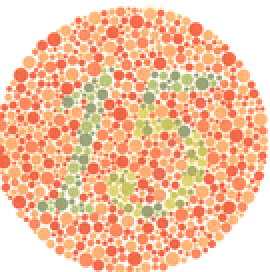
#> input picture PS/PS5/image_15.png, 135 x 136 px, shrunk from 270 x 271 before the run, found by its file name (shown 2 times larger)
$ python ps5.py
#> lines starting #> are read from the running program, lines starting #| are printed output that depends on the picture
"""
# Problem Set 5
# Name: Asep
# Collaborators:
"""

from PIL import Image, ImageFont, ImageDraw
import os
import numpy


# [38 lines left out: functions make_matrix, matrix_multiply, not called in this run]


def img_to_pix(filename):
    """
    Takes a filename (must be inputted as a string
    with proper file attachment ex: .jpg, .png)
    and converts to a list of representing pixels.

    For RGB images, each pixel is a tuple containing (R,G,B) values.
    For BW images, each pixel is an integer.

    # Note: Don't worry about determining if an image is RGB or BW.
            The PIL library functions you use will return the
            correct pixel values for either image mode.

    Returns the list of pixels.

    Inputs:
        filename: string representing an image file, such as 'lenna.jpg'
        returns: list of pixel values
                 in form (R,G,B) such as [(0,0,0),(255,255,255),(38,29,58)...] for RGB image
                 in form L such as [60,66,72...] for BW image
    """

    with Image.open(filename) as img:
        pixels = list(img.getdata())
    return pixels


# [38 lines left out: functions pix_to_img, filter, not called in this run]


def extract_end_bits(num_end_bits, pixel):
    """
    Extracts the last num_end_bits of each value of a given pixel.

    example for BW pixel:
        num_end_bits = 5
        pixel = 214

        214 in binary is 11010110.
        The last 5 bits of 11010110 are 10110.
                              ^^^^^
        The integer representation of 10110 is 22, so we return 22.

    example for RBG pixel:
        num_end_bits = 2
        pixel = (214, 17, 8)

        last 3 bits of 214 = 110 --> 6
        last 3 bits of 17 = 001 --> 1
        last 3 bits of 8 = 000 --> 0

        so we return (6,1,0)

    Inputs:
        num_end_bits: the number of end bits to extract
        pixel: an integer between 0 and 255, or a tuple of RGB values between 0 and 255

    Returns:
        The num_end_bits of pixel, as an integer (BW) or tuple of integers (RGB).
    """
    bitmask = (1 << num_end_bits) -1

    if isinstance(pixel,int):
        return pixel & bitmask

    elif isinstance(pixel, tuple) and len(pixel) == 3:
        return tuple(channel & bitmask for channel in pixel)

    else:
        raise ValueError("Invalid pixel format. Must be an integer or an RGB tuple.")


def reveal_bw_image(filename):
    """
    Extracts the single LSB for each pixel in the BW input image.
    Inputs:
        filename: string, input BW file to be processed
    Returns:
        result: an Image object containing the hidden image
    """
    im = Image.open(filename).convert('L')
    width, height = im.size
    result = Image.new('L', (width, height))
    pixels = im.load()
    result_pixels = result.load()

    for y in range(height):
        for x in range(width):
            value = pixels[x, y]
            lsb = extract_end_bits(1, value)
            result_pixels[x, y] = 255 if lsb else 0

    return result


def reveal_color_image(filename):
    """
    Extracts the 3 LSBs for each pixel in the RGB input image.
    Inputs:
        filename: string, input RGB file to be processed
    Returns:
        result: an Image object containing the hidden image
    """
    im = Image.open(filename).convert('RGB')
    width, height = im.size
    result = Image.new('RGB', (width, height))
    pixels = im.load()
    result_pixels = result.load()

    for y in range(height):
        for x in range(width):
            pixel = pixels[x, y]
            r, g, b = extract_end_bits(3, pixel)
            result_pixels[x, y] = (r, g, b)

    return result


def reveal_image(filename):
    """
    Extracts the single LSB (for a BW image) or the 3 LSBs (for a
    color image) for each pixel in the input image. Hint: you can
    use a function to determine the mode of the input image (BW or
    RGB) and then use this mode to determine how to process the image.
    Inputs:
        filename: string, input BW or RGB file to be processed
    Returns:
        result: an Image object containing the hidden image
    """
    im = Image.open(filename)
    if im.mode == '1' or im.mode == 'L':
        return(reveal_bw_image(filename))
    elif im.mode == 'RGB':
        return(reveal_color_image(filename))
    else:
        raise Exception("Invalid mode %s" % im.mode)


# [17 lines left out: function draw_kerb, not called in this run]


def main():

    # Uncomment the following lines to test part 1

    im = Image.open('PS/PS5/image_15.png')
#> im is the input picture: PIL image 135x136 RGB; mean R, G, B 245.9, 195.8, 164.5
    width, height = im.size
#> width = 135; height = 136
    pixels = img_to_pix('PS/PS5/image_15.png')
#> in img_to_pix, `pixels = list(img.getdata())`: pixels = 18360 items, first 6: (255, 255, 255), (255, 255, 255), (255, 255, 255), (255, 255, 255), (255, 255, 255), (255, 255, 255)


    # [14 lines of commented-out code are left out]
    im = reveal_image('PS/PS5/hidden1.bmp')
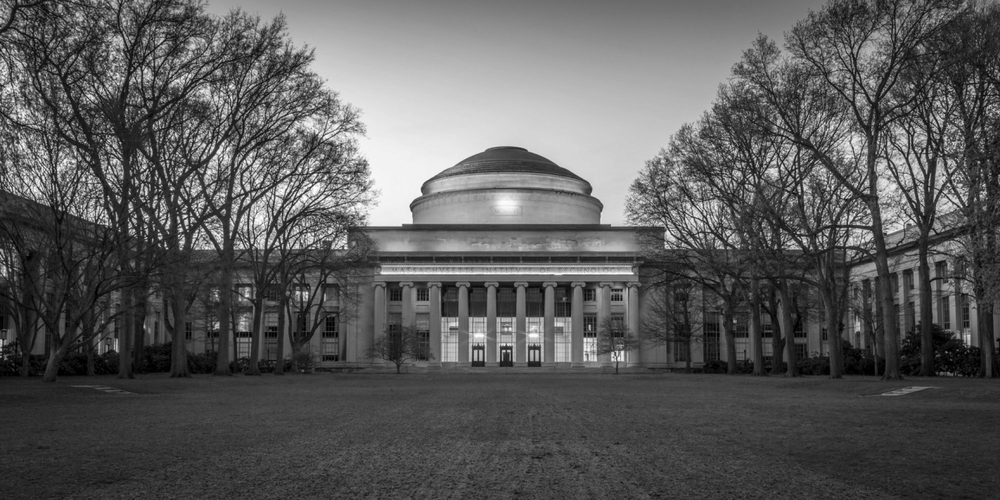
#> input picture PS/PS5/hidden1.bmp, 1000 x 500 px, shrunk from 2000 x 1000 before the run, found by its file name
#> in reveal_image, im is the input picture: PIL image 1000x500 L; min 0, max 255, mean 90.9
#> in reveal_bw_image, `result = Image.new('L', (width, height))`: result: PIL image 1000x500 L; every value is 0
#> in reveal_image, `return(reveal_bw_image(filename))`:
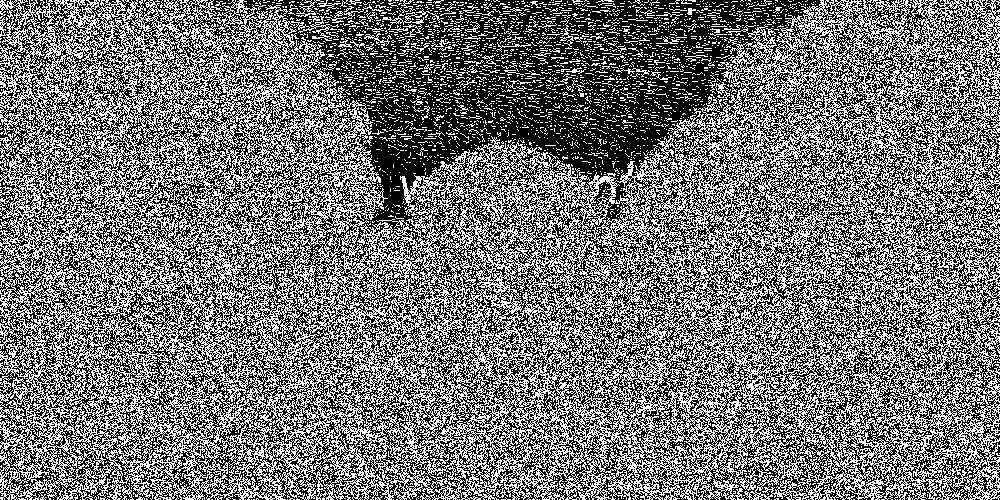
#> returned value: PIL image 1000x500 L; 46.4% white in thin lines or dots
    im.show()

    im2 = reveal_image('PS/PS5/hidden2.bmp')
#> call 2 of reveal_image, with filename = 'PS/PS5/hidden2.bmp'
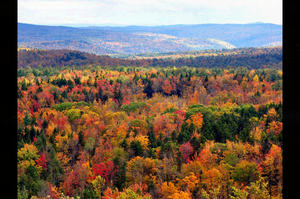
#> input picture PS/PS5/hidden2.bmp, 300 x 199 px, shrunk from 600 x 398 before the run, found by its file name
#> in reveal_image, im is the input picture: PIL image 300x199 RGB; mean R, G, B 117.7, 100.7, 87.2
#> in reveal_color_image, `result = Image.new('RGB', (width, height))`: result: PIL image 300x199 RGB; every value is 0
#> in reveal_image (call 2), `return(reveal_color_image(filename))`:
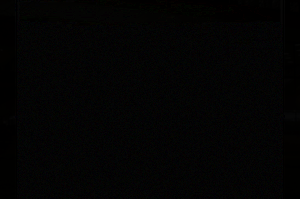
#> returned value: PIL image 300x199 RGB; mean R, G, B 3.15, 3.09, 2.89
    im2.show()


if __name__ == '__main__':
    main()
